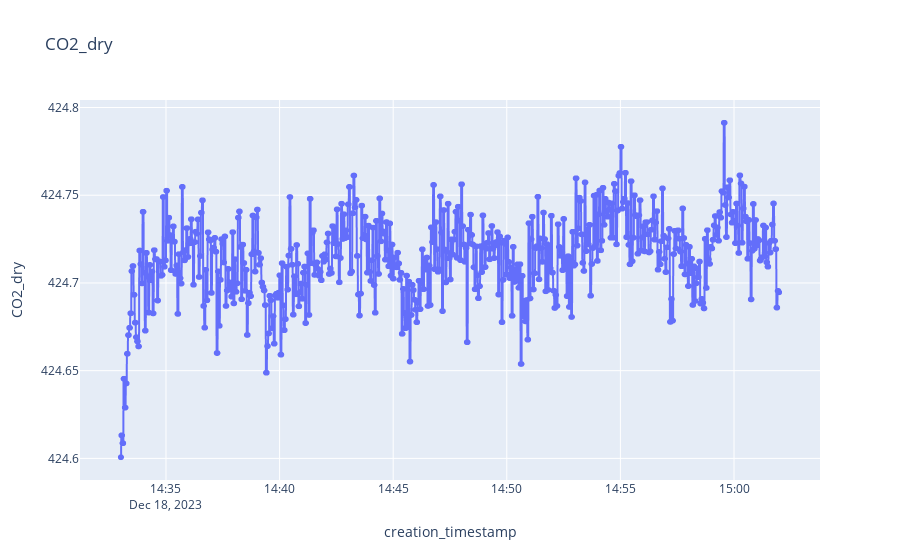
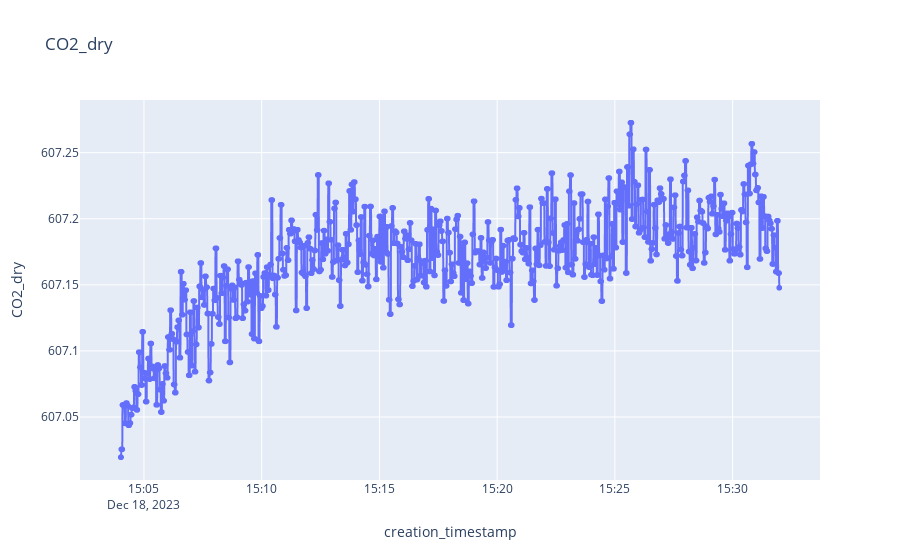

Here is the notebook cell these charts were saved with, in order:
### Code cell
# 18.12.2023


start_date = datetime(2023, 12, 18, 14, 33, 0).replace(tzinfo=timezone.utc)
end_date = datetime(2023, 12, 18, 15, 2, 0).replace(tzinfo=timezone.utc)

df_p_400 = df.select(pl.col("datetime").dt.cast_time_unit("us").dt.replace_time_zone("UTC").alias("creation_timestamp"),
                pl.col("CO2_dry")).sort("creation_timestamp").filter(pl.col("creation_timestamp").is_between(start_date, end_date))


start_date = datetime(2023, 12, 18, 15, 4, 0).replace(tzinfo=timezone.utc)
end_date = datetime(2023, 12, 18, 15, 32, 0).replace(tzinfo=timezone.utc)

df_p_600 = df.select(pl.col("datetime").dt.cast_time_unit("us").dt.replace_time_zone("UTC").alias("creation_timestamp"),
                pl.col("CO2_dry")).sort("creation_timestamp").filter(pl.col("creation_timestamp").is_between(start_date, end_date))


measured_values = [None, None]
true_values = [427.38, 610.95]

# 400 ppm

data = df_p_400.select(pl.col("CO2_dry")).collect().to_series().to_list()

data_cut = data[int(len(data)*0.3):int(len(data)*0.95)]

measured_values[0] = average_bottle(data_cut)

# 600 ppm
data = df_p_600.select(pl.col("CO2_dry")).collect().to_series().to_list()

data_cut = data[int(len(data)*0.3):int(len(data)*0.95)]

measured_values[1] = average_bottle(data_cut)

acropolis_slope, acropolis_intercept = two_point_calibration(measured_values, true_values)
print(acropolis_slope, acropolis_intercept)

#plots
plot_sensor_measurement(df_p_400.collect(), col_name="CO2_dry")
plot_sensor_measurement(df_p_600.collect(), col_name="CO2_dry")

### Figure 1 — Plotly figure (JSON) as saved in the notebook; plotly's stock layout.template omitted (floating-point values rounded to 4 significant figures; data arrays with more than 128 entries replaced by an {"elided": "..."} marker saying what was removed)
{"data": [{"hovertemplate": "creation_timestamp=%{x}<br>CO2_dry=%{y}<extra></extra>", "legendgroup": "", "line": {"color": "#636efa", "dash": "solid"}, "marker": {"symbol": "circle"}, "mode": "markers+lines", "name": "", "showlegend": false, "type": "scattergl", "x": {"elided": "1762 str values"}, "xaxis": "x", "y": {"elided": "1762 float values"}, "yaxis": "y"}], "layout": {"legend": {"tracegroupgap": 0}, "title": {"text": "CO2_dry"}, "xaxis": {"anchor": "y", "domain": [0, 1], "title": {"text": "creation_timestamp"}}, "yaxis": {"anchor": "x", "domain": [0, 1], "title": {"text": "CO2_dry"}}}}

### Figure 2 — Plotly figure (JSON) as saved in the notebook; plotly's stock layout.template omitted (floating-point values rounded to 4 significant figures; data arrays with more than 128 entries replaced by an {"elided": "..."} marker saying what was removed)
{"data": [{"hovertemplate": "creation_timestamp=%{x}<br>CO2_dry=%{y}<extra></extra>", "legendgroup": "", "line": {"color": "#636efa", "dash": "solid"}, "marker": {"symbol": "circle"}, "mode": "markers+lines", "name": "", "showlegend": false, "type": "scattergl", "x": {"elided": "1701 str values"}, "xaxis": "x", "y": {"elided": "1701 float values"}, "yaxis": "y"}], "layout": {"legend": {"tracegroupgap": 0}, "title": {"text": "CO2_dry"}, "xaxis": {"anchor": "y", "domain": [0, 1], "title": {"text": "creation_timestamp"}}, "yaxis": {"anchor": "x", "domain": [0, 1], "title": {"text": "CO2_dry"}}}}
